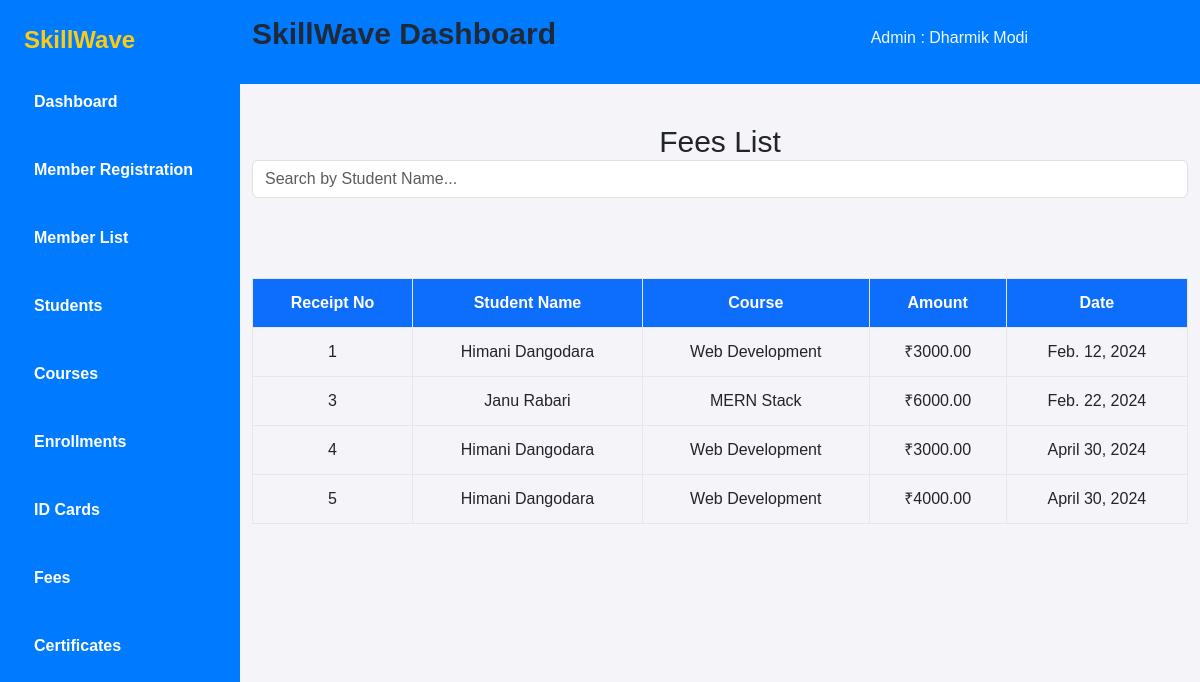
/fee/1/, run on the app's committed database.
### myapp/models.py (models this page shows, shortened)
class Admin(models.Model):
    admin_id = models.AutoField(primary_key=True, verbose_name="ID")
    email = models.EmailField(max_length=50)
    password = models.CharField(max_length=10)
    name = models.CharField(max_length=50)

class Fees(models.Model):
    PAYMENT_MODE_CHOICES = [
        ('1', 'Cash'),
        ('2', 'UPI'),
        ('3', 'Bank Transfer'),
        ('4', 'Cheque'),
        ('5', 'Credit Card'),
        ('6', 'Debit Card'),
        ('7', 'Net Banking'),
    ]
    student = models.ForeignKey(Student, on_delete=models.CASCADE)
    admin = models.ForeignKey(Admin, on_delete = models.CASCADE)
    receipt_no = models.AutoField(primary_key=True)
    enrollment_id = models.ForeignKey(Enrollment, on_delete=models.CASCADE, related_name='fee_payments')
    course_name = models.ForeignKey(Course, on_delete=models.CASCADE, related_name='fee_records')
    total_amount = models.DecimalField(max_digits=10, decimal_places=2)
    paid_amount = models.DecimalField(max_digits=10, decimal_places=2)
    total_paid_amount = models.DecimalField(max_digits=10, decimal_places=2)
    payment_mode = models.CharField(max_length=20, choices=PAYMENT_MODE_CHOICES, default='1')
    upi_id = models.CharField(max_length=50, blank=True, null=True)
    bank_transfer_id = models.CharField(max_length=50, blank=True, null=True)
    credit_card_number = models.CharField(max_length=20, blank=True, null=True)
    debit_card_number = models.CharField(max_length=20, blank=True, null=True)
    net_banking_id = models.CharField(max_length=50, blank=True, null=True)
    received_date = models.DateField()

class Student(models.Model):
    student_id = models.AutoField(primary_key=True, verbose_name="ID")  # Fixed spelling: student_id → ID
    admin = models.ForeignKey(Admin, on_delete = models.CASCADE )
    name = models.CharField(max_length=50)
    address = models.CharField(max_length=100)
    phone_no = models.CharField(max_length=10)
    email = models.CharField(max_length=50)
    DOB = models.DateField()
    photo = models.FileField(upload_to='static/images/student_photos/', null=True)  # Fixed max_length to 1
    marks = models.IntegerField(default=0)  # Assuming marks field exists
    gender = models.CharField(max_length=10, choices=[('Male', 'Male'), ('Female', 'Female')])  # Add this field

class Course(models.Model):
    course_id = models.AutoField(verbose_name="course_id",primary_key=True)
    admin = models.ForeignKey(Admin, on_delete = models.CASCADE )
    course_name = models.CharField(max_length=30)
    duration = models.IntegerField(help_text="Duration in month")
    fees = models.DecimalField(max_digits=10, decimal_places=2)
    def __str__(self):
        return self.course_name

### myapp/views.py (the view)
# urls.py: path('fee/<int:admin_id>/', views.Fee, name='fee'),
def Fee(request, admin_id):
    c = models.Admin.objects.get(admin_id=admin_id)
    id = c.admin_id
    fees = models.Fees.objects.filter(admin_id=admin_id).count()
    context = {
        'id': id,
        'admin': models.Admin.objects.get(admin_id=admin_id),
        'admin_id': admin_id,
    }
    fees = models.Fees.objects.filter(admin_id=admin_id)
    context['fees'] = fees
    return render(request, 'fee.html', context)

### myapp/templates/fee.html (shortened to what this page needs)
<!DOCTYPE html>
<html lang="en">
<head>
    <script src="https://cdn.tailwindcss.com"></script>
    <link href="https://cdn.jsdelivr.net/npm/bootstrap@5.3.5/dist/css/bootstrap.min.css" rel="stylesheet">
    <link rel="stylesheet" href="https://cdnjs.cloudflare.com/ajax/libs/font-awesome/6.5.0/css/all.min.css">
</head>
<body>
    <div class="flex">
        <aside class="w-1/5 sidebar text-white min-h-screen p-6">
            <h2 class="text-2xl font-bold mb-6"><a href="#">SkillWave</a></h2>
            <ul>
                <li class="mb-4 font-semibold"><a href="{% url 'admin_dashboard' id %}">Dashboard</a></li>
                <li class="mb-4 font-semibold"><a href="{% url 'member_register' admin_id %}">Member Registration</a></li>
                <li class="mb-4 font-semibold"><a href="{% url 'member_list' admin_id %}">Member List</a></li>
                <li class="mb-4 font-semibold"><a href="{% url 'student' admin_id %}">Students</a></li>
                <li class="mb-4 font-semibold"><a href="{% url 'course' admin_id %}">Courses</a></li>
                <li class="mb-4 font-semibold"><a href="{% url 'enrollment' admin_id %}">Enrollments</a></li>
                <li class="mb-4 font-semibold"><a href="{% url 'idcard' admin_id  %}">ID Cards</a></li>
                <li class="mb-4 font-semibold"><a href="{% url 'fee' admin_id %}">Fees</a></li>
                <li class="mb-4 font-semibold"><a href="{% url 'certificate' admin_id %}">Certificates</a></li>
            </ul>
        </aside>
        <main class="w-4/5 ">
          <nav class="site-nav mb-10" style="background-color: #007bff;">
              <div class="pb-2 top-bar mb-3">
                  <div class="container">
                      <div class="row align-items-center">
                          <div class="col-lg-7 ">
                              <h1 class="flex text-3xl font-bold text-gray-800 mb-6 mt-3">SkillWave Dashboard</h1>
                          </div>
                          <div class="col-lg-3">
                              <div class="text-right" style="color: aliceblue;">Admin : {{admin.name }}</div>
                          </div>
                      </div>
                  </div>
              </div>
          </nav>
            <div class="container">
                <div class="text-center text-3xl mb-4">
                    <h2>Fees List</h2>
                    <div class="d-flex justify-content-end">
                        <input type="text" id="searchInput" name="searchInput" class="form-control search-box" placeholder="Search by Student Name...">
                    </div><br>
                </div>
                <div class="table-responsive">
                    <table class="table-bordered text-center">
                        <thead class="bg-primary text-white">
                          <tr>
                            <th>Receipt No</th>
                            <th>Student Name</th>
                            <th>Course</th>
                            <th>Amount</th>
                            <th>Date</th>
                          </tr>
                        </thead>
                        <tbody>
                          {% for fee in fees %}
                          <tr>
                            <td>{{ fee.receipt_no }}</td>
                            <td>{{ fee.student.name }}</td>
                            <td>{{ fee.course_name }}</td>
                            <td>₹{{ fee.paid_amount }}</td>
                            <td>{{ fee.received_date }}</td>
                          </tr>
                          {% endfor %}
                        </tbody>
                    </table>
                </div>
            </div>
        </main>
    </div>
</body>
</html>

### myapp/templates/fee.html (style rules this page uses)
body { font-family: 'Poppins', sans-serif; background: #f4f4f9; }
.sidebar { background: #007bff; }
.sidebar h2 a { color: #facc15; text-decoration: none; }
.sidebar ul li { cursor: pointer; transition: 0.3s; }
table { width: 100%; border-collapse: collapse; margin-top: 20px; }
thead { background-color: #007bff; color: white; }
th, td { padding: 12px 15px; text-align: center; border-bottom: 1px solid #ddd; }
.sidebar ul li a { color: white; text-decoration: none; display: block; padding: 10px; }

### data on the page
Admin: name "Dharmik Modi"
Fees: receipt_no "1", student.name "Himani Dangodara", course_name "Web Development", paid_amount "3000.00", received_date "Feb. 12, 2024"
Fees: receipt_no "3", student.name "Janu Rabari", course_name "MERN Stack", paid_amount "6000.00", received_date "Feb. 22, 2024"
Fees: receipt_no "4", student.name "Himani Dangodara", course_name "Web Development", paid_amount "3000.00", received_date "April 30, 2024"
Fees: receipt_no "5", student.name "Himani Dangodara", course_name "Web Development", paid_amount "4000.00", received_date "April 30, 2024"
